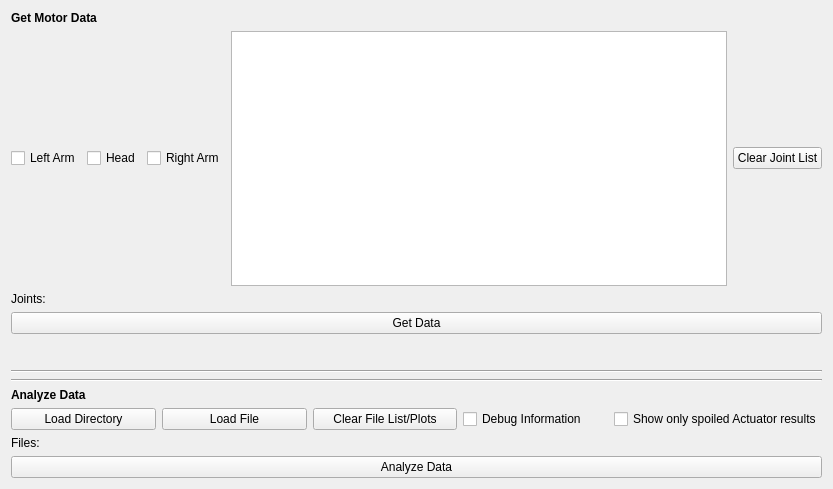
<?xml version="1.0" encoding="UTF-8"?>
<ui version="4.0">
 <class>Pr2DiagnosticWidget</class>
 <widget class="QWidget" name="Pr2DiagnosticWidget">
  <property name="geometry">
   <rect>
    <x>0</x>
    <y>0</y>
    <width>833</width>
    <height>489</height>
   </rect>
  </property>
  <property name="windowTitle">
   <string/>
  </property>
  <layout class="QVBoxLayout" name="verticalLayout">
   <item>
    <layout class="QVBoxLayout" name="verticalLayout_2">
     <property name="bottomMargin">
      <number>30</number>
     </property>
     <item>
      <widget class="QLabel" name="label">
       <property name="text">
        <string>&lt;html&gt;&lt;head/&gt;&lt;body&gt;&lt;p&gt;&lt;span style=&quot; font-weight:600;&quot;&gt;Get Motor Data&lt;/span&gt;&lt;/p&gt;&lt;/body&gt;&lt;/html&gt;</string>
       </property>
      </widget>
     </item>
     <item>
      <layout class="QHBoxLayout" name="horizontalLayout">
       <item>
        <widget class="QCheckBox" name="leftArm">
         <property name="text">
          <string>Left Arm</string>
         </property>
         <property name="checkable">
          <bool>true</bool>
         </property>
         <property name="checked">
          <bool>false</bool>
         </property>
        </widget>
       </item>
       <item>
        <widget class="QCheckBox" name="head">
         <property name="text">
          <string>Head</string>
         </property>
         <property name="checkable">
          <bool>true</bool>
         </property>
        </widget>
       </item>
       <item>
        <widget class="QCheckBox" name="rightArm">
         <property name="text">
          <string>Right Arm</string>
         </property>
         <property name="checkable">
          <bool>true</bool>
         </property>
        </widget>
       </item>
       <item>
        <widget class="QListWidget" name="jointWidget">
         <property name="selectionMode">
          <enum>QAbstractItemView::MultiSelection</enum>
         </property>
        </widget>
       </item>
       <item>
        <widget class="QPushButton" name="resetJointlist">
         <property name="text">
          <string>Clear Joint List</string>
         </property>
        </widget>
       </item>
      </layout>
     </item>
     <item>
      <widget class="QLabel" name="jointLabel">
       <property name="text">
        <string>Joints:</string>
       </property>
      </widget>
     </item>
     <item>
      <widget class="QPushButton" name="getData">
       <property name="text">
        <string>Get Data</string>
       </property>
      </widget>
     </item>
    </layout>
   </item>
   <item>
    <widget class="Line" name="line_3">
     <property name="orientation">
      <enum>Qt::Horizontal</enum>
     </property>
    </widget>
   </item>
   <item>
    <widget class="Line" name="line_2">
     <property name="orientation">
      <enum>Qt::Horizontal</enum>
     </property>
    </widget>
   </item>
   <item>
    <layout class="QVBoxLayout" name="verticalLayout_3">
     <item>
      <widget class="QLabel" name="label_2">
       <property name="text">
        <string>&lt;html&gt;&lt;head/&gt;&lt;body&gt;&lt;p&gt;&lt;span style=&quot; font-weight:600;&quot;&gt;Analyze Data&lt;/span&gt;&lt;/p&gt;&lt;/body&gt;&lt;/html&gt;</string>
       </property>
      </widget>
     </item>
     <item>
      <layout class="QHBoxLayout" name="horizontalLayout_2">
       <item>
        <widget class="QPushButton" name="loadDirectory">
         <property name="text">
          <string>Load Directory</string>
         </property>
        </widget>
       </item>
       <item>
        <widget class="QPushButton" name="loadFile">
         <property name="text">
          <string>Load File</string>
         </property>
        </widget>
       </item>
       <item>
        <widget class="QPushButton" name="resetFilelist">
         <property name="text">
          <string>Clear File List/Plots</string>
         </property>
        </widget>
       </item>
       <item>
        <widget class="QCheckBox" name="debugInfo">
         <property name="text">
          <string>Debug Information</string>
         </property>
        </widget>
       </item>
       <item>
        <widget class="QCheckBox" name="badResults">
         <property name="text">
          <string>Show only spoiled Actuator results</string>
         </property>
        </widget>
       </item>
      </layout>
     </item>
     <item>
      <layout class="QHBoxLayout" name="horizontalLayout_5">
       <item>
        <widget class="QLabel" name="fileLabel">
         <property name="text">
          <string>Files:</string>
         </property>
        </widget>
       </item>
      </layout>
     </item>
     <item>
      <widget class="QPushButton" name="analyzeData">
       <property name="text">
        <string>Analyze Data</string>
       </property>
      </widget>
     </item>
    </layout>
   </item>
  </layout>
 </widget>
 <resources/>
 <connections/>
</ui>
